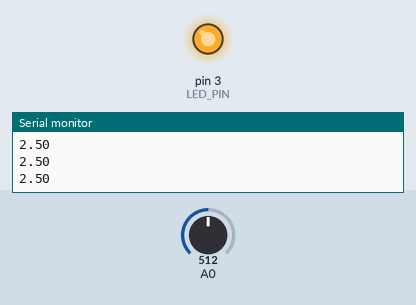
Simulated run of this sketch. Board: Arduino Uno, built with avr-gcc and run on an emulated ATmega328P. On the bench: output pins drawn as LEDs (lit = HIGH), the last lines printed to the serial monitor. The test bench sets the inputs (shaded band); at power-on: A0 = 512.

Above: at 1.2 s.
1.3 s: A0 set to 495
At 2.5 s:
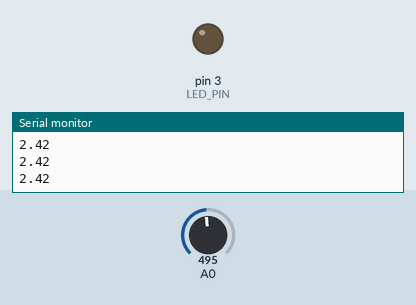
2.8 s: A0 set to 716
At 4.0 s:
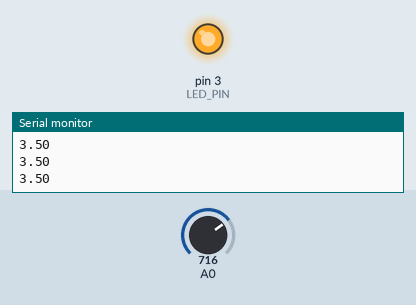
4.3 s: A0 set to 511
At 5.0 s:
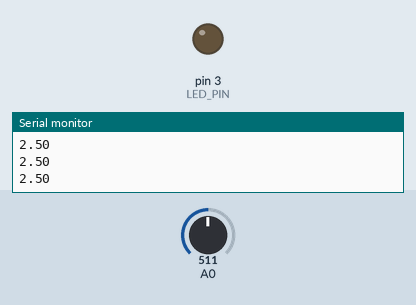
Timing chart, 0 to 7.3 s (numbered marks = the images above; inputs shaded):
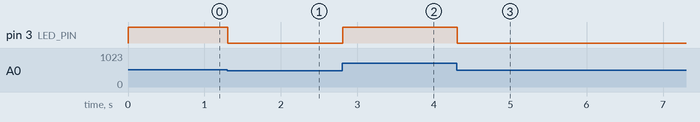

Measured:
- the behaviour switches between 512 and 511 on A0 (found by bisection; images 0 and 1)
- after the input at 1.3 s, pin 3 (LED_PIN): HIGH → LOW at once
- after the input at 2.8 s, pin 3 (LED_PIN): LOW → HIGH at once
- after the input at 4.3 s, pin 3 (LED_PIN): HIGH → LOW at once

The sketch:

K2-3-1.ino
```cpp
//学籍番号 6120011749
//氏名　奥井翔麻

//LED_PINを３とすることを定義
#define LED_PIN 3
float v0 = 5.0; //ベース電圧
float V_hold = 2.5; //閾値電圧
// the setup routine runs once when you press reset:
void setup() {

  //シリアル通信を9600bpsで初期化
  Serial.begin(9600);
  //LEDPINのピン設定を出力にする。
  pinMode(LED_PIN, OUTPUT);

}

// the loop routine runs over and over again forever:
void loop() {
  // A0ピンのAD変換結果を取得する
  int sensorValue = analogRead(A0);
  // AD変換結果から、電圧を求める
  float v = v0 * ((float)sensorValue/1024);
  // 求めた電圧をシリアル通信てPCに送信
  Serial.println(v);
  if(v >= V_hold){ //閾値よりも値が大きければ
  //LEDPINをHIGHにする
    digitalWrite(LED_PIN, HIGH);

  }else{//閾値未満であれば
  //LEDPINをLOWにする
    digitalWrite(LED_PIN,LOW);
  }

  delay(1);        //待機時間
}
```
